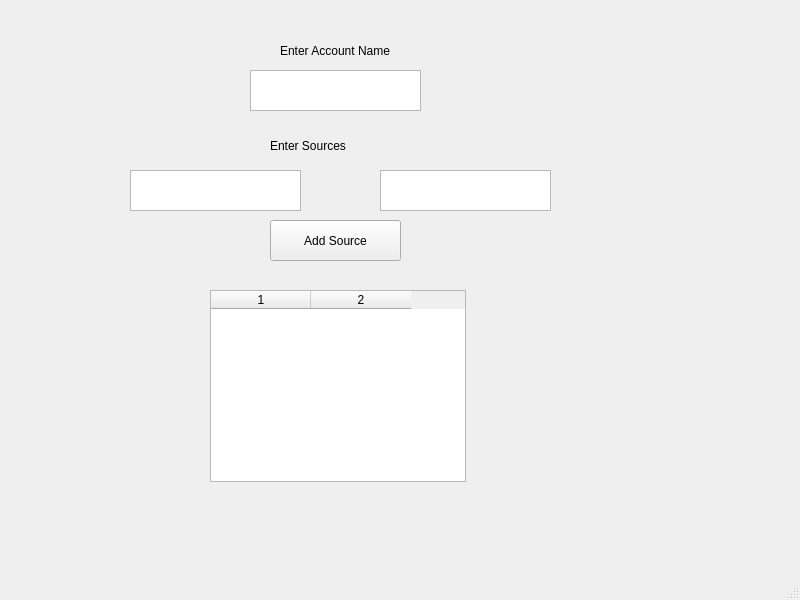
<?xml version="1.0" encoding="UTF-8"?>
<ui version="4.0">
 <class>FinanceTrackerHomeWindow</class>
 <widget class="QMainWindow" name="FinanceTrackerHomeWindow">
  <property name="geometry">
   <rect>
    <x>0</x>
    <y>0</y>
    <width>800</width>
    <height>600</height>
   </rect>
  </property>
  <property name="windowTitle">
   <string>MainWindow</string>
  </property>
  <widget class="QWidget" name="centralwidget">
   <widget class="QTextEdit" name="accountNameEdit">
    <property name="geometry">
     <rect>
      <x>250</x>
      <y>70</y>
      <width>171</width>
      <height>41</height>
     </rect>
    </property>
   </widget>
   <widget class="QLabel" name="NameLabel">
    <property name="geometry">
     <rect>
      <x>280</x>
      <y>30</y>
      <width>131</width>
      <height>41</height>
     </rect>
    </property>
    <property name="text">
     <string>Enter Account Name</string>
    </property>
   </widget>
   <widget class="QPushButton" name="addSource">
    <property name="geometry">
     <rect>
      <x>270</x>
      <y>220</y>
      <width>131</width>
      <height>41</height>
     </rect>
    </property>
    <property name="text">
     <string>Add Source</string>
    </property>
   </widget>
   <widget class="QTextEdit" name="textEdit">
    <property name="geometry">
     <rect>
      <x>130</x>
      <y>170</y>
      <width>171</width>
      <height>41</height>
     </rect>
    </property>
   </widget>
   <widget class="QLabel" name="sourceLabel">
    <property name="geometry">
     <rect>
      <x>270</x>
      <y>130</y>
      <width>131</width>
      <height>31</height>
     </rect>
    </property>
    <property name="text">
     <string>Enter Sources</string>
    </property>
   </widget>
   <widget class="QTableWidget" name="sourceTable">
    <property name="geometry">
     <rect>
      <x>210</x>
      <y>290</y>
      <width>256</width>
      <height>192</height>
     </rect>
    </property>
    <property name="rowCount">
     <number>0</number>
    </property>
    <property name="columnCount">
     <number>2</number>
    </property>
    <attribute name="horizontalHeaderVisible">
     <bool>true</bool>
    </attribute>
    <column/>
    <column/>
   </widget>
   <widget class="QTextEdit" name="valueAmountEdit">
    <property name="geometry">
     <rect>
      <x>380</x>
      <y>170</y>
      <width>171</width>
      <height>41</height>
     </rect>
    </property>
   </widget>
  </widget>
  <widget class="QMenuBar" name="menubar">
   <property name="geometry">
    <rect>
     <x>0</x>
     <y>0</y>
     <width>800</width>
     <height>33</height>
    </rect>
   </property>
  </widget>
  <widget class="QStatusBar" name="statusbar"/>
 </widget>
 <resources/>
 <connections/>
</ui>
